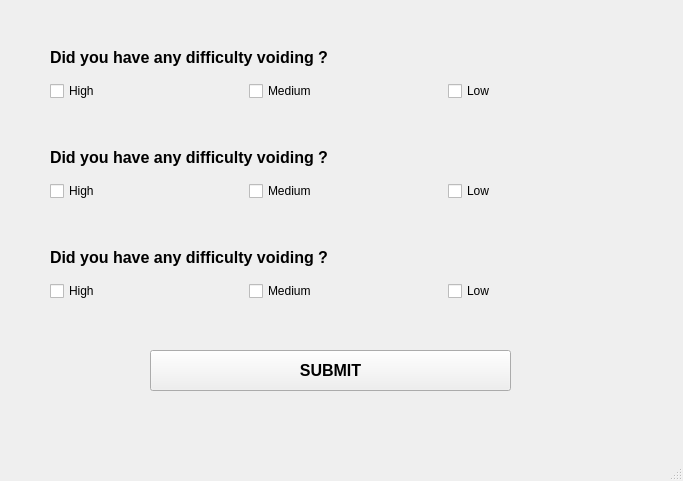
<?xml version="1.0" encoding="UTF-8"?>
<ui version="4.0">
 <class>MainWindow</class>
 <widget class="QMainWindow" name="MainWindow">
  <property name="geometry">
   <rect>
    <x>0</x>
    <y>0</y>
    <width>683</width>
    <height>481</height>
   </rect>
  </property>
  <property name="windowTitle">
   <string>MainWindow</string>
  </property>
  <widget class="QWidget" name="centralwidget">
   <widget class="QWidget" name="layoutWidget">
    <property name="geometry">
     <rect>
      <x>50</x>
      <y>140</y>
      <width>591</width>
      <height>61</height>
     </rect>
    </property>
    <layout class="QGridLayout" name="QuestionTwoBox">
     <item row="0" column="0">
      <widget class="QLabel" name="QuestionTwo">
       <property name="font">
        <font>
         <pointsize>12</pointsize>
         <bold>true</bold>
        </font>
       </property>
       <property name="text">
        <string>Did you have any difficulty voiding ?</string>
       </property>
      </widget>
     </item>
     <item row="1" column="0">
      <layout class="QGridLayout" name="gridLayout_2">
       <item row="0" column="0">
        <widget class="QCheckBox" name="QuestionTwoHigh">
         <property name="text">
          <string>High</string>
         </property>
        </widget>
       </item>
       <item row="0" column="1">
        <widget class="QCheckBox" name="QuestionTwoMedium">
         <property name="text">
          <string>Medium</string>
         </property>
        </widget>
       </item>
       <item row="0" column="2">
        <widget class="QCheckBox" name="QuestionTwoLow">
         <property name="text">
          <string>Low</string>
         </property>
        </widget>
       </item>
      </layout>
     </item>
    </layout>
   </widget>
   <widget class="QWidget" name="layoutWidget_2">
    <property name="geometry">
     <rect>
      <x>50</x>
      <y>240</y>
      <width>591</width>
      <height>61</height>
     </rect>
    </property>
    <layout class="QGridLayout" name="QuestionTheeBox">
     <item row="0" column="0">
      <widget class="QLabel" name="QuestionThree">
       <property name="font">
        <font>
         <pointsize>12</pointsize>
         <bold>true</bold>
        </font>
       </property>
       <property name="text">
        <string>Did you have any difficulty voiding ?</string>
       </property>
      </widget>
     </item>
     <item row="1" column="0">
      <layout class="QGridLayout" name="gridLayout_3">
       <item row="0" column="0">
        <widget class="QCheckBox" name="QuestionThreeHigh">
         <property name="text">
          <string>High</string>
         </property>
        </widget>
       </item>
       <item row="0" column="1">
        <widget class="QCheckBox" name="QuestionThreeMedium">
         <property name="text">
          <string>Medium</string>
         </property>
        </widget>
       </item>
       <item row="0" column="2">
        <widget class="QCheckBox" name="QuestionThreeLow">
         <property name="text">
          <string>Low</string>
         </property>
        </widget>
       </item>
      </layout>
     </item>
    </layout>
   </widget>
   <widget class="QPushButton" name="SubMitButton">
    <property name="geometry">
     <rect>
      <x>150</x>
      <y>350</y>
      <width>361</width>
      <height>41</height>
     </rect>
    </property>
    <property name="font">
     <font>
      <pointsize>12</pointsize>
      <bold>true</bold>
     </font>
    </property>
    <property name="text">
     <string>SUBMIT</string>
    </property>
   </widget>
   <widget class="QWidget" name="">
    <property name="geometry">
     <rect>
      <x>50</x>
      <y>40</y>
      <width>591</width>
      <height>61</height>
     </rect>
    </property>
    <layout class="QGridLayout" name="QuestionOneBox">
     <item row="1" column="0">
      <layout class="QGridLayout" name="gridLayout">
       <item row="0" column="0">
        <widget class="QCheckBox" name="QuestionOneHigh">
         <property name="text">
          <string>High</string>
         </property>
        </widget>
       </item>
       <item row="0" column="1">
        <widget class="QCheckBox" name="QuestionOneMedium">
         <property name="text">
          <string>Medium</string>
         </property>
        </widget>
       </item>
       <item row="0" column="2">
        <widget class="QCheckBox" name="QuestionOneLow">
         <property name="text">
          <string>Low</string>
         </property>
        </widget>
       </item>
      </layout>
     </item>
     <item row="0" column="0">
      <widget class="QLabel" name="QuestionOne">
       <property name="font">
        <font>
         <pointsize>12</pointsize>
         <bold>true</bold>
        </font>
       </property>
       <property name="text">
        <string>Did you have any difficulty voiding ?</string>
       </property>
      </widget>
     </item>
    </layout>
   </widget>
  </widget>
  <widget class="QMenuBar" name="menubar">
   <property name="geometry">
    <rect>
     <x>0</x>
     <y>0</y>
     <width>683</width>
     <height>22</height>
    </rect>
   </property>
  </widget>
  <widget class="QStatusBar" name="statusbar"/>
 </widget>
 <resources/>
 <connections/>
</ui>
